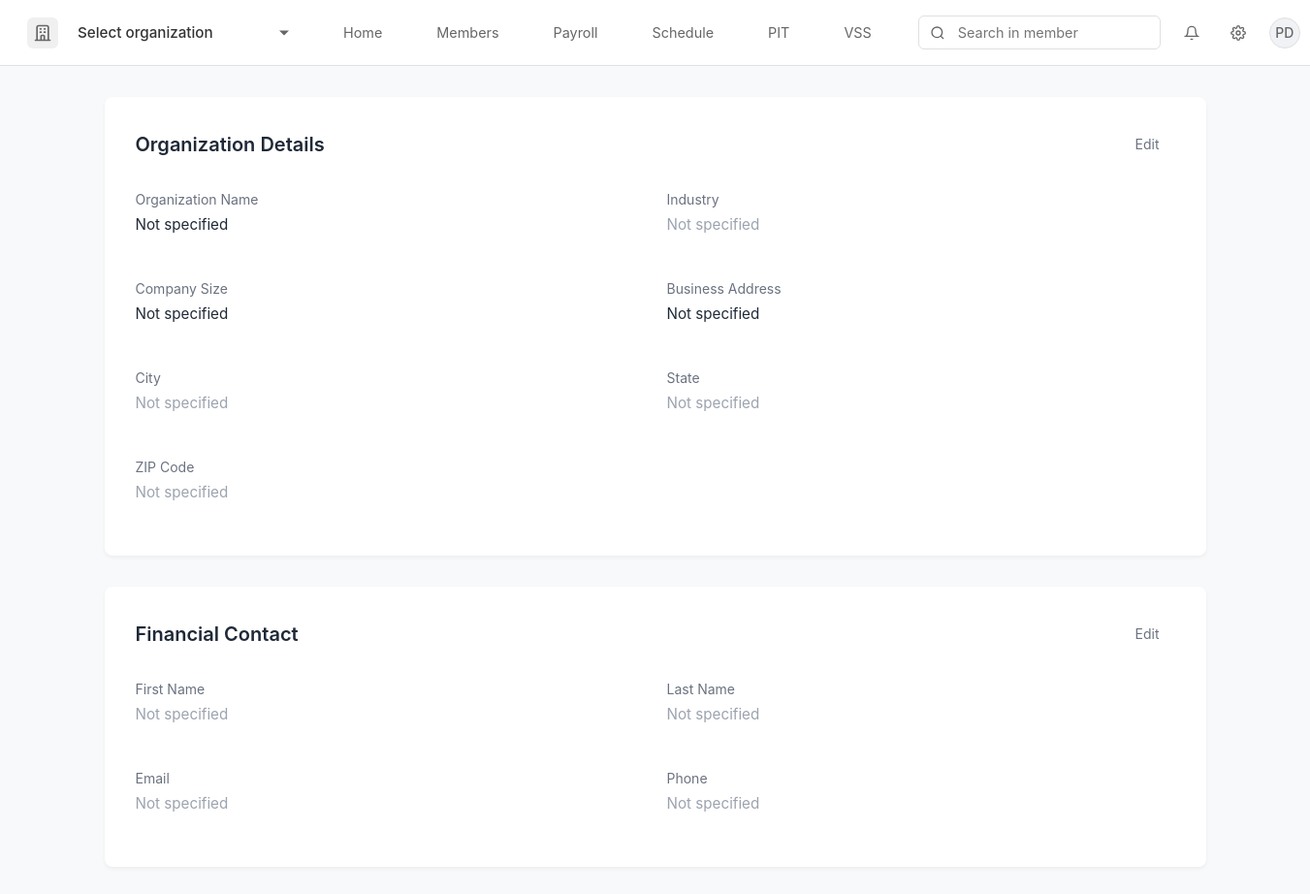
Before: /settings (signed in) with the older database file.
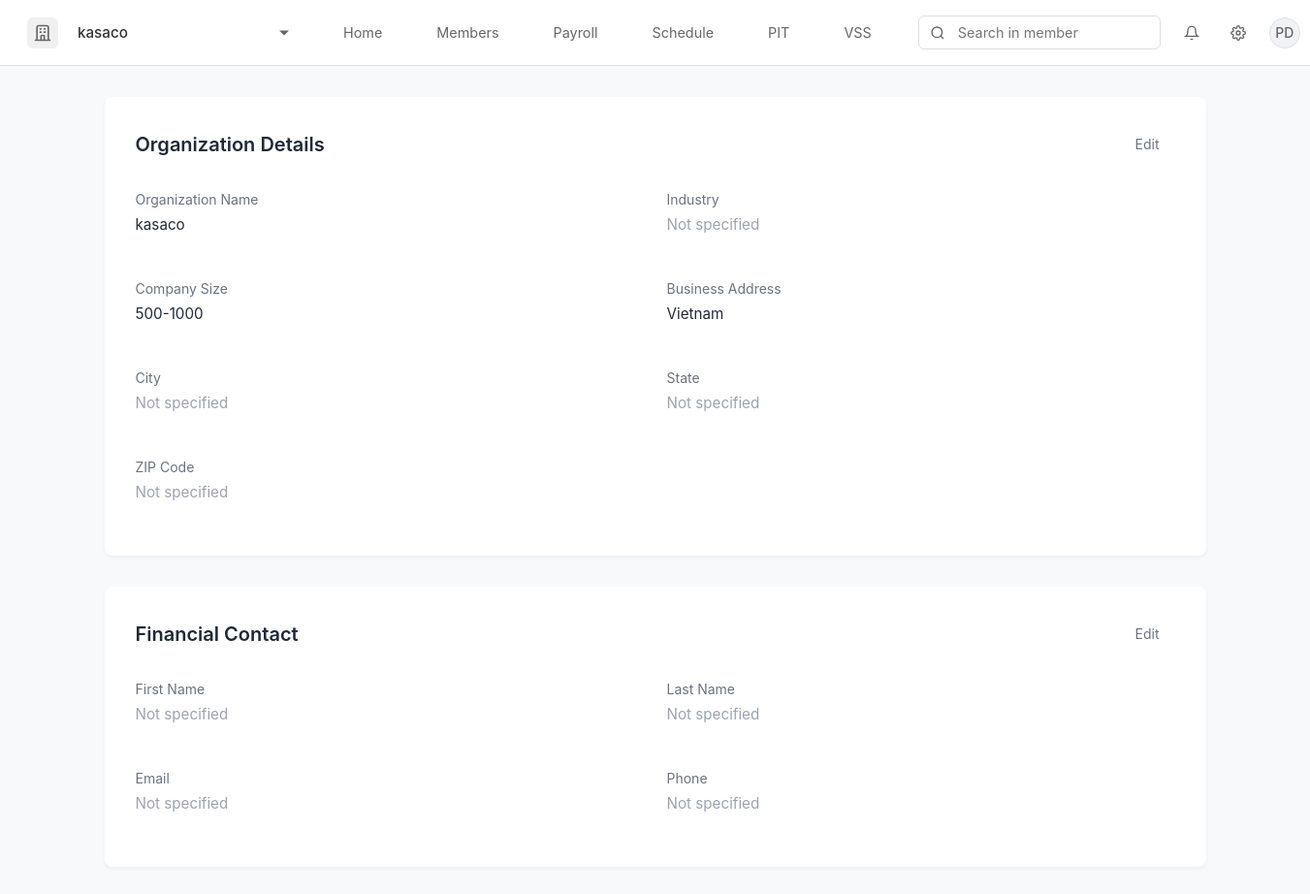
After: the same page with the newer database file.
### app.py (models this page shows, shortened)
class User(db.Model):
    id = db.Column(db.Integer, primary_key=True)
    email = db.Column(db.String(120), unique=True, nullable=False)
    password = db.Column(db.String(80), nullable=False)
    first_name = db.Column(db.String(80))
    last_name = db.Column(db.String(80))
    preferred_name = db.Column(db.String(80))
    date_of_birth = db.Column(db.String(20))
    citizenship = db.Column(db.String(80))
    phone = db.Column(db.String(20))
    tax_residence = db.Column(db.String(80))
    department = db.Column(db.String(80))
    job_title = db.Column(db.String(80))
    seniority_level = db.Column(db.String(80))
    created_at = db.Column(db.DateTime, default=datetime.utcnow)
    profile_completed = db.Column(db.Boolean, default=False)
    organization_id = db.Column(db.Integer, db.ForeignKey('organization.id'))
    organization = db.relationship('Organization')
    avatar_url = db.Column(db.String(255))
    reset_token = db.Column(db.String(100), unique=True)
    reset_token_expiry = db.Column(db.DateTime)

class Organization(db.Model):
    id = db.Column(db.Integer, primary_key=True)
    name = db.Column(db.String(120), nullable=False)
    industry = db.Column(db.String(80))
    size = db.Column(db.String(50))
    location = db.Column(db.String(120))
    logo_url = db.Column(db.String(255))
    created_at = db.Column(db.DateTime, default=datetime.utcnow)
    users = db.relationship('User', backref='org', lazy=True)

### app.py (the view)
@app.route('/settings')
def settings():
    if 'user_id' not in session:
        return redirect('/login')
    user = User.query.get(session['user_id'])
    if not user:
        session.pop('user_id', None)
        return redirect('/login')
    organization = None
    if user.organization_id:
        organization = Organization.query.get(user.organization_id)
    return render_template('settings.html', user=user, organization=organization)

### app.py (called while the page is built)
@app.context_processor
def inject_organization():
    if 'user_id' in session:
        user = User.query.get(session['user_id'])
        if user and user.organization_id:
            organization = Organization.query.get(user.organization_id)
            return {'organization': organization}
    return {'organization': None}

### templates/settings.html (shortened to what this page needs)
{% extends "base.html" %}
{% block content %}
<div class="settings-container">
    <div class="settings-section">
        <div class="section-header">
            <h2 class="section-title">Organization Details</h2>
            <button class="edit-button">Edit</button>
        </div>
        <div class="info-grid">
            <div class="info-item">
                <div class="info-label">Organization Name</div>
                <div class="info-value">{{ organization.name if organization and organization.name else 'Not specified' }}</div>
            </div>
            <div class="info-item">
                <div class="info-label">Industry</div>
                <div class="info-value not-specified">Not specified</div>
            </div>
            <div class="info-item">
                <div class="info-label">Company Size</div>
                <div class="info-value">{{ organization.size if organization and organization.size else 'Not specified' }}</div>
            </div>
            <div class="info-item">
                <div class="info-label">Business Address</div>
                <div class="info-value">{{ organization.location if organization and organization.location else 'Not specified' }}</div>
            </div>
            <div class="info-item">
                <div class="info-label">City</div>
                <div class="info-value not-specified">Not specified</div>
            </div>
            <div class="info-item">
                <div class="info-label">State</div>
                <div class="info-value not-specified">Not specified</div>
            </div>
            <div class="info-item">
                <div class="info-label">ZIP Code</div>
                <div class="info-value not-specified">Not specified</div>
            </div>
        </div>
    </div>
        <div class="settings-section">
        <div class="section-header">
            <h2 class="section-title">Financial Contact</h2>
            <button class="edit-button">Edit</button>
        </div>
        <div class="info-grid">
            <div class="info-item">
                <div class="info-label">First Name</div>
                <div class="info-value not-specified">Not specified</div>
            </div>
            <div class="info-item">
                <div class="info-label">Last Name</div>
                <div class="info-value not-specified">Not specified</div>
            </div>
            <div class="info-item">
                <div class="info-label">Email</div>
                <div class="info-value not-specified">Not specified</div>
            </div>
            <div class="info-item">
                <div class="info-label">Phone</div>
                <div class="info-value not-specified">Not specified</div>
            </div>
        </div>
    </div>
</div>
{% endblock %}

### templates/base.html (shortened to what this page needs)
<!DOCTYPE html>
<html lang="en">
<head>
    <link rel="stylesheet" href="https://cdn.jsdelivr.net/npm/flatpickr/dist/flatpickr.min.css">
</head>
<body>
    {% if not hide_navbar %}
    <nav class="navbar">
        <div class="company-section">
            <div class="company-logo">
                <svg xmlns="http://www.w3.org/2000/svg" fill="none" viewBox="0 0 24 24" stroke="currentColor">
                    <path stroke-linecap="round" stroke-linejoin="round" stroke-width="2" d="M19 21V5a2 2 0 00-2-2H7a2 2 0 00-2 2v16m14 0h2m-2 0h-5m-9 0H3m2 0h5M9 7h1m-1 4h1m4-4h1m-1 4h1m-5 10v-5a1 1 0 011-1h2a1 1 0 011 1v5m-4 0h4" />
                </svg>
            </div>
            <select class="company-select" onchange="if(this.value === 'add') window.location.href='/organization/setup';">
                <option value="{{ organization.id if organization else '' }}">{{ organization.name if organization else 'Select organization' }}</option>
            </select>
        </div>
        <div class="nav-links">
            <a href="/" class="nav-link {% if request.path == '/' %}active{% endif %}">Home</a>
            <a href="/members" class="nav-link {% if request.path == '/members' %}active{% endif %}">Members</a>
            <a href="#" class="nav-link {% if request.path == '/payroll' %}active{% endif %}">Payroll</a>
            <a href="#" class="nav-link {% if request.path == '/schedule' %}active{% endif %}">Schedule</a>
            <a href="#" class="nav-link {% if request.path == '/pit' %}active{% endif %}">PIT</a>
            <a href="#" class="nav-link {% if request.path == '/vss' %}active{% endif %}">VSS</a>
        </div>
        <div class="search-section">
            <div class="search-bar-wrapper">
                <div class="search-icon">
                    <svg viewBox="0 0 24 24" fill="none" stroke="currentColor" stroke-width="2">
                        <circle cx="11" cy="11" r="8"></circle>
                        <path d="M21 21l-4.35-4.35"></path>
                    </svg>
                </div>
                <input type="text" class="search-bar" placeholder="Search in member">
            </div>
            <div class="user-profile">
                <div class="notification-icon">
                    <svg viewBox="0 0 24 24" fill="none" stroke="currentColor" stroke-width="2">
                        <path d="M18 8A6 6 0 0 0 6 8c0 7-3 9-3 9h18s-3-2-3-9"></path>
                        <path d="M13.73 21a2 2 0 0 1-3.46 0"></path>
                    </svg>
                </div>
                <a href="/settings" class="settings-icon">
                </a>
                <div class="profile-pic" id="profileButton">
                    {% if user and user.avatar_url %}
                        <img src="{{ user.avatar_url }}" alt="Profile" style="width: 100%; height: 100%; object-fit: cover;">
                    {% else %}
                        <div class="avatar-initials">
                            {% if user %}
                                {% if user.preferred_name %}
                                    {{ user.preferred_name[0].upper() }}
                                {% elif user.first_name and user.last_name %}
                                    {{ (user.first_name[0] + user.last_name[0]).upper() }}
                                {% elif user.first_name %}
                                    {{ user.first_name[0].upper() }}
                                {% elif user.email %}
                                    {{ user.email[0].upper() }}
                                {% else %}
                                    U
                                {% endif %}
                            {% else %}
                                G
                            {% endif %}
                        </div>
                    {% endif %}
                </div>
            </div>
        </div>
    </nav>
    {% endif %}
    {% block content %}{% endblock %}
</body>
</html>

### templates/base.html (style rules this page uses)
* { margin: 0; padding: 0; box-sizing: border-box; font-family: -apple-system, BlinkMacSystemFont, 'Segoe UI', Roboto, Oxygen, Ubuntu, Cantarell, sans-serif; }
body { background-color: #f8f9fa; min-height: 100vh; }
.navbar { background: white; padding: 0.75rem 1.5rem; border-bottom: 1px solid #e0e0e0; display: flex; align-items: center; gap: 2rem; position: sticky; top: 0; z-index: 100; }
.company-section { display: flex; align-items: center; gap: 0.75rem; padding: 0.25rem; position: relative; cursor: pointer; border-radius: 6px; transition: all 0.2s; }
.company-logo { width: 32px; height: 32px; display: flex; align-items: center; justify-content: center; background-color: #f0f0f0; border-radius: 6px; }
.company-logo svg { width: 20px; height: 20px; color: #666; }
.company-select { appearance: none; -webkit-appearance: none; -moz-appearance: none; background: transparent; border: none; padding: 0.5rem; padding-right: 1.5rem; font-size: 0.95rem; color: #333; cursor: pointer; min-width: 200px; font-weight: 500; }
.company-section::after { content: ''; position: absolute; right: 0.5rem; top: 50%; transform: translateY(-50%); width: 0; height: 0; border-left: 5px solid transparent; border-right: 5px solid transparent; border-top: 5px solid #666; }
select option { padding: 0.75rem 1rem; font-size: 0.95rem; }
.nav-links { display: flex; gap: 1.5rem; align-items: center; }
.nav-link { color: #666; text-decoration: none; font-size: 0.9rem; padding: 0.75rem 1rem; border-radius: 6px; transition: all 0.2s; position: relative; }
.search-section { margin-left: auto; display: flex; align-items: center; gap: 1rem; }
.search-bar-wrapper { position: relative; display: flex; align-items: center; }
.search-bar { padding: 0.5rem 1rem; padding-left: 2.5rem; border: 1px solid #e0e0e0; border-radius: 6px; width: 250px; font-size: 0.9rem; background: white; }
.search-icon { position: absolute; left: 0.75rem; color: #666; display: flex; align-items: center; justify-content: center; }
.search-icon svg { width: 16px; height: 16px; }
.user-profile { display: flex; align-items: center; gap: 1rem; position: relative; }
.notification-icon, .settings-icon { width: 32px; height: 32px; display: flex; align-items: center; justify-content: center; color: #666; cursor: pointer; padding: 0.5rem; border-radius: 50%; transition: all 0.2s; }
.notification-icon svg, .settings-icon svg { width: 20px; height: 20px; }
.profile-pic { width: 32px; height: 32px; border-radius: 50%; cursor: pointer; overflow: hidden; border: 1px solid #e0e0e0; background-color: #f0f2f5; display: flex; align-items: center; justify-content: center; }
.avatar-initials { font-size: 0.875rem; color: #666; font-weight: 500; display: flex; align-items: center; justify-content: center; width: 100%; height: 100%; text-transform: uppercase; }

### templates/settings.html (style rules this page uses)
.settings-container { max-width: 1200px; margin: 2rem auto; padding: 0 2rem; }
.settings-section { background: white; border-radius: 8px; box-shadow: 0 2px 4px rgba(0,0,0,0.05); padding: 2rem; margin-bottom: 2rem; }
.settings-section:last-child { margin-bottom: 0; }
.section-header { display: flex; justify-content: space-between; align-items: center; margin-bottom: 2rem; }
.section-title { font-size: 1.25rem; font-weight: 600; color: #1f2937; margin: 0; }
.edit-button { padding: 0.5rem 1rem; font-size: 0.875rem; color: #6b7280; background: none; border: none; cursor: pointer; transition: color 0.2s; }
.info-grid { display: grid; grid-template-columns: repeat(2, 1fr); gap: 1.5rem; }
.info-item { margin-bottom: 1.5rem; }
.info-label { font-size: 0.875rem; color: #6b7280; margin-bottom: 0.5rem; }
.info-value { font-size: 0.95rem; color: #1f2937; }
.not-specified { color: #9ca3af; }

Changed rows visible on the page:
added Organization: name "kasaco", size "500-1000", location "Vietnam"
Other visible differences:
form field value: "Select organization" → (not shown)
text no longer shown: "Not specified Not specified Not specified"
